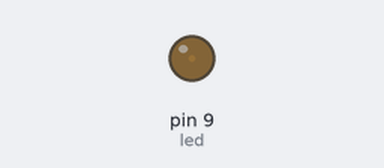
Recording of a sketch running on a simulated Arduino Uno, built with avr-gcc and run on an emulated ATmega328P. Shown: output pins drawn as LEDs (lit = HIGH).

Above: at 0.05 s.
At 0.95 s:
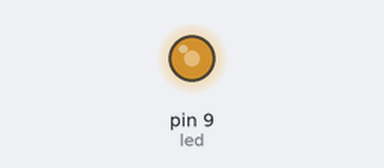
At 1.4 s:
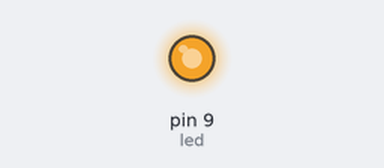
At 2.75 s:
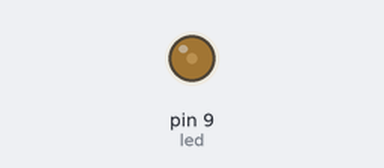
Timing chart, 0 to 7.0 s (numbered marks = the images above):
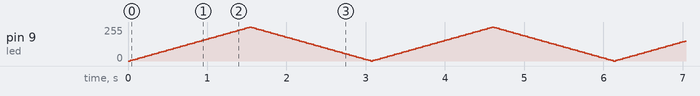

The sketch:

Fade.ino
```cpp
/*
  Fade

  Este exemplo mostra como dimerizar (fade) um LED no pino 9
  usando a função analogWrite().

  A função analogWrite() usa PWM, portanto se
  você deseja trocar o pino que está usando, tenha
  certeza de que está utilizando outro pino capaz de
  realizar PWM. Na maioria dos Arduinos, os pinos
  PWM são identificados com o sinal "~",
  por exemplo, ~3, ~5, ~6, ~9, ~10 e ~11.

  Este código de exemplo está em domínio público.

  modificado 11 Janeiro 2016
  por Ricardo Alcântara
*/

int led = 9;           // o pino PWM no qual o LED está conectado
int brilho = 0;    // quão brilhante o LED está
int quantidadeFade = 5;    // em quantos pontos dimerizar o LED

// a função setup roda assim que você pressiona o botão de reset ou liga a placa:
void setup() {
  // declare pin 9 to be an output:
  pinMode(led, OUTPUT);
}

// a função loop executa as instruções em sequência e repete para sempre:
void loop() {
  // seta o brilho do pino 9:
  analogWrite(led, brilho);

  // muda o brilho para a próxima passagem do loop:
  brilho = brilho + quantidadeFade;

  // reverte a direção da dimerização quando chega ao final:
  if (brilho == 0 || brilho == 255) {
    quantidadeFade = -quantidadeFade ;
  }
  // aguarda 30 milisegundos para a percepção do efeito de dimerização
  delay(30);
}
```
